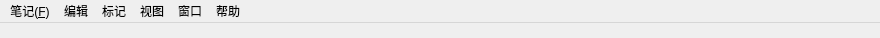
<?xml version="1.0" encoding="UTF-8"?>
<ui version="4.0">
 <class>MenuBar</class>
 <widget class="QMainWindow" name="MenuBar">
  <property name="geometry">
   <rect>
    <x>0</x>
    <y>0</y>
    <width>880</width>
    <height>38</height>
   </rect>
  </property>
  <property name="windowTitle">
   <string>MainWindow</string>
  </property>
  <property name="dockNestingEnabled">
   <bool>false</bool>
  </property>
  <widget class="QWidget" name="centralWidget">
   <property name="minimumSize">
    <size>
     <width>0</width>
     <height>0</height>
    </size>
   </property>
  </widget>
  <widget class="QMenuBar" name="menuBar">
   <property name="geometry">
    <rect>
     <x>0</x>
     <y>0</y>
     <width>880</width>
     <height>22</height>
    </rect>
   </property>
   <widget class="QMenu" name="menu_notes">
    <property name="title">
     <string>笔记(&amp;F)</string>
    </property>
    <addaction name="action_newNote"/>
    <addaction name="action_newCategories"/>
    <addaction name="action_newTags"/>
    <addaction name="separator"/>
    <addaction name="action_saveNote"/>
    <addaction name="action_synchNote"/>
    <addaction name="separator"/>
    <addaction name="action_reloadNotes"/>
    <addaction name="action_findWithFolder"/>
    <addaction name="separator"/>
    <addaction name="action_importEvernote"/>
    <addaction name="separator"/>
    <addaction name="action_exportHtmlForPDF"/>
    <addaction name="action_exportMarkdownForPDF"/>
    <addaction name="action_exportHtml"/>
    <addaction name="action_exportMarkdown"/>
    <addaction name="separator"/>
    <addaction name="action_printPageSetting"/>
    <addaction name="action_printEdit"/>
    <addaction name="action_printPreview"/>
    <addaction name="separator"/>
    <addaction name="action_preferences"/>
   </widget>
   <widget class="QMenu" name="menu_edit">
    <property name="title">
     <string>编辑</string>
    </property>
    <widget class="QMenu" name="menu_search">
     <property name="title">
      <string>查找/替换</string>
     </property>
     <addaction name="action_groupSearch"/>
     <addaction name="separator"/>
     <addaction name="action_findText"/>
     <addaction name="action_findNext"/>
     <addaction name="action_findLast"/>
     <addaction name="separator"/>
     <addaction name="action_replaceText"/>
     <addaction name="action_replaceAndNext"/>
     <addaction name="action_replaceAll"/>
    </widget>
    <widget class="QMenu" name="menu_switch">
     <property name="title">
      <string>转换</string>
     </property>
     <addaction name="action_toUppercase"/>
     <addaction name="action_toLowercase"/>
     <addaction name="action_toUppercaseAtFirst"/>
    </widget>
    <addaction name="action_undo"/>
    <addaction name="action_redo"/>
    <addaction name="separator"/>
    <addaction name="action_cut"/>
    <addaction name="action_copy"/>
    <addaction name="action_paste"/>
    <addaction name="action_pasteHtml"/>
    <addaction name="action_selectAll"/>
    <addaction name="action_deleteText"/>
    <addaction name="action_clearText"/>
    <addaction name="separator"/>
    <addaction name="action_deleteNote"/>
    <addaction name="separator"/>
    <addaction name="action_copyLine"/>
    <addaction name="action_deleteLine"/>
    <addaction name="separator"/>
    <addaction name="menu_search"/>
    <addaction name="menu_switch"/>
    <addaction name="action_webSearch"/>
   </widget>
   <widget class="QMenu" name="menu_sign">
    <property name="title">
     <string>标记</string>
    </property>
    <addaction name="action_title1"/>
    <addaction name="action_title2"/>
    <addaction name="action_title3"/>
    <addaction name="action_title4"/>
    <addaction name="action_title5"/>
    <addaction name="separator"/>
    <addaction name="action_strong"/>
    <addaction name="action_incline"/>
    <addaction name="action_strickout"/>
    <addaction name="action_underline"/>
    <addaction name="separator"/>
    <addaction name="action_innerCodeBlock"/>
    <addaction name="action_codeBlock"/>
    <addaction name="action_annotation"/>
    <addaction name="action_moreAnnotation"/>
    <addaction name="separator"/>
    <addaction name="action_link"/>
    <addaction name="action_linkImage"/>
    <addaction name="action_insertImage"/>
    <addaction name="action_accessory"/>
    <addaction name="separator"/>
    <addaction name="action_table"/>
    <addaction name="action_orderedList"/>
    <addaction name="action_unorderedList"/>
    <addaction name="separator"/>
    <addaction name="action_quoteBlock"/>
    <addaction name="action_cuttingLine"/>
    <addaction name="action_nowTime"/>
   </widget>
   <widget class="QMenu" name="menu_view">
    <property name="title">
     <string>视图</string>
    </property>
    <addaction name="action_sidebar"/>
    <addaction name="action_listbar"/>
    <addaction name="action_toolbar"/>
    <addaction name="action_navigationBar"/>
    <addaction name="separator"/>
    <addaction name="action_editMode"/>
    <addaction name="action_previewMode"/>
    <addaction name="action_editPreviewMode"/>
    <addaction name="action_fullScreenEditMode"/>
    <addaction name="separator"/>
    <addaction name="action_nightMode"/>
    <addaction name="separator"/>
    <addaction name="action_plusFontSize"/>
    <addaction name="action_subtractFontSize"/>
    <addaction name="action_resetFontSize"/>
    <addaction name="separator"/>
    <addaction name="action_enterFullScreen"/>
   </widget>
   <widget class="QMenu" name="menu_window">
    <property name="title">
     <string>窗口</string>
    </property>
    <addaction name="action_mixWindow"/>
    <addaction name="action_resizeWindow"/>
    <addaction name="separator"/>
    <addaction name="action_newWindow"/>
    <addaction name="separator"/>
    <addaction name="action_showNextWindow"/>
    <addaction name="action_showLastWindow"/>
    <addaction name="separator"/>
    <addaction name="action_closeWindow"/>
    <addaction name="action_closeAllWindow"/>
    <addaction name="separator"/>
    <addaction name="action_lockWindow"/>
    <addaction name="separator"/>
    <addaction name="action_preposeWindow"/>
    <addaction name="separator"/>
   </widget>
   <widget class="QMenu" name="menu_help">
    <property name="title">
     <string>帮助</string>
    </property>
    <addaction name="action_guide"/>
    <addaction name="action_history"/>
    <addaction name="action_markdownLanguage"/>
    <addaction name="separator"/>
    <addaction name="action_feedback"/>
    <addaction name="action_issue"/>
    <addaction name="action_about"/>
   </widget>
   <addaction name="menu_notes"/>
   <addaction name="menu_edit"/>
   <addaction name="menu_sign"/>
   <addaction name="menu_view"/>
   <addaction name="menu_window"/>
   <addaction name="menu_help"/>
  </widget>
  <action name="action_newNote">
   <property name="text">
    <string>新建笔记</string>
   </property>
   <property name="shortcut">
    <string>Ctrl+N</string>
   </property>
  </action>
  <action name="action_newCategories">
   <property name="text">
    <string>新建笔记本</string>
   </property>
   <property name="shortcut">
    <string>Meta+Ctrl+N</string>
   </property>
  </action>
  <action name="action_newTags">
   <property name="text">
    <string>新建标签</string>
   </property>
   <property name="shortcut">
    <string>Meta+Ctrl+T</string>
   </property>
  </action>
  <action name="action_saveNote">
   <property name="text">
    <string>保存笔记</string>
   </property>
   <property name="shortcut">
    <string>Ctrl+S</string>
   </property>
  </action>
  <action name="action_synchNote">
   <property name="text">
    <string>同步笔记</string>
   </property>
   <property name="shortcut">
    <string>Meta+Ctrl+S</string>
   </property>
  </action>
  <action name="action_undo">
   <property name="text">
    <string>撤销</string>
   </property>
   <property name="shortcut">
    <string>Ctrl+Z</string>
   </property>
  </action>
  <action name="action_redo">
   <property name="text">
    <string>重做</string>
   </property>
   <property name="shortcut">
    <string>Ctrl+Shift+Z</string>
   </property>
  </action>
  <action name="action_cut">
   <property name="text">
    <string>剪切</string>
   </property>
   <property name="shortcut">
    <string>Ctrl+X</string>
   </property>
  </action>
  <action name="action_copy">
   <property name="text">
    <string>复制</string>
   </property>
   <property name="shortcut">
    <string>Ctrl+C</string>
   </property>
  </action>
  <action name="action_paste">
   <property name="text">
    <string>粘贴</string>
   </property>
   <property name="shortcut">
    <string>Ctrl+V</string>
   </property>
  </action>
  <action name="action_selectAll">
   <property name="text">
    <string>全选</string>
   </property>
   <property name="shortcut">
    <string>Ctrl+A</string>
   </property>
  </action>
  <action name="action_groupSearch">
   <property name="text">
    <string>分组中搜索...</string>
   </property>
   <property name="shortcut">
    <string>Ctrl+Shift+F</string>
   </property>
  </action>
  <action name="action_findText">
   <property name="text">
    <string>查找...</string>
   </property>
   <property name="shortcut">
    <string>Ctrl+F</string>
   </property>
  </action>
  <action name="action_toUppercase">
   <property name="text">
    <string>使用大写字母</string>
   </property>
  </action>
  <action name="action_toLowercase">
   <property name="text">
    <string>使用小写字母</string>
   </property>
  </action>
  <action name="action_toUppercaseAtFirst">
   <property name="text">
    <string>开头字母大写</string>
   </property>
  </action>
  <action name="action_deleteNote">
   <property name="text">
    <string>删除笔记</string>
   </property>
  </action>
  <action name="action_guide">
   <property name="text">
    <string>使用指南...</string>
   </property>
  </action>
  <action name="action_markdownLanguage">
   <property name="text">
    <string>markdown 语法...</string>
   </property>
  </action>
  <action name="action_feedback">
   <property name="text">
    <string>意见反馈...</string>
   </property>
  </action>
  <action name="action_history">
   <property name="text">
    <string>更新记录...</string>
   </property>
  </action>
  <action name="action_issue">
   <property name="text">
    <string>GitHub issues...</string>
   </property>
  </action>
  <action name="action_preposeWindow">
   <property name="text">
    <string>前置所有窗口</string>
   </property>
  </action>
  <action name="action_mixWindow">
   <property name="text">
    <string>最小化</string>
   </property>
   <property name="shortcut">
    <string>Ctrl+M</string>
   </property>
  </action>
  <action name="action_resizeWindow">
   <property name="text">
    <string>缩放</string>
   </property>
  </action>
  <action name="action_enterFullScreen">
   <property name="text">
    <string>进入全屏幕</string>
   </property>
   <property name="shortcut">
    <string>Meta+Ctrl+F</string>
   </property>
  </action>
  <action name="action_about">
   <property name="text">
    <string>&amp;关于 Gitnoter</string>
   </property>
  </action>
  <action name="action_preferences">
   <property name="text">
    <string>&amp;设置...</string>
   </property>
  </action>
  <action name="action_findNext">
   <property name="text">
    <string>查找下一个</string>
   </property>
   <property name="shortcut">
    <string>Ctrl+G</string>
   </property>
  </action>
  <action name="action_findLast">
   <property name="text">
    <string>查找上一个</string>
   </property>
   <property name="shortcut">
    <string>Ctrl+Shift+G</string>
   </property>
  </action>
  <action name="action_replaceText">
   <property name="text">
    <string>替换...</string>
   </property>
   <property name="shortcut">
    <string>Ctrl+Alt+F</string>
   </property>
  </action>
  <action name="action_replaceAndNext">
   <property name="text">
    <string>替换并找到下一个</string>
   </property>
   <property name="shortcut">
    <string>Ctrl+Alt+G</string>
   </property>
  </action>
  <action name="action_replaceAll">
   <property name="text">
    <string>替换所有</string>
   </property>
  </action>
  <action name="action_pasteHtml">
   <property name="text">
    <string>粘贴自HTML</string>
   </property>
   <property name="shortcut">
    <string>Ctrl+Alt+V</string>
   </property>
  </action>
  <action name="action_webSearch">
   <property name="text">
    <string>网页搜索</string>
   </property>
  </action>
  <action name="action_copyLine">
   <property name="text">
    <string>复制当前行</string>
   </property>
   <property name="shortcut">
    <string>Ctrl+Y</string>
   </property>
  </action>
  <action name="action_deleteLine">
   <property name="text">
    <string>删除当前行</string>
   </property>
  </action>
  <action name="action_deleteText">
   <property name="text">
    <string>删除</string>
   </property>
   <property name="toolTip">
    <string>删除</string>
   </property>
  </action>
  <action name="action_clearText">
   <property name="text">
    <string>清空</string>
   </property>
  </action>
  <action name="action_title1">
   <property name="text">
    <string>一级标题</string>
   </property>
   <property name="shortcut">
    <string>Meta+1</string>
   </property>
  </action>
  <action name="action_title2">
   <property name="text">
    <string>二级标题</string>
   </property>
   <property name="shortcut">
    <string>Meta+2</string>
   </property>
  </action>
  <action name="action_title3">
   <property name="text">
    <string>三级标题</string>
   </property>
   <property name="shortcut">
    <string>Meta+3</string>
   </property>
  </action>
  <action name="action_title4">
   <property name="text">
    <string>四级标题</string>
   </property>
   <property name="shortcut">
    <string>Meta+4</string>
   </property>
  </action>
  <action name="action_title5">
   <property name="text">
    <string>五级标题</string>
   </property>
   <property name="shortcut">
    <string>Meta+5</string>
   </property>
  </action>
  <action name="action_strong">
   <property name="text">
    <string>加粗</string>
   </property>
   <property name="shortcut">
    <string>Ctrl+B</string>
   </property>
  </action>
  <action name="action_incline">
   <property name="text">
    <string>斜体</string>
   </property>
   <property name="shortcut">
    <string>Ctrl+I</string>
   </property>
  </action>
  <action name="action_strickout">
   <property name="text">
    <string>删除线</string>
   </property>
   <property name="shortcut">
    <string>Ctrl+-</string>
   </property>
  </action>
  <action name="action_underline">
   <property name="text">
    <string>下划线</string>
   </property>
   <property name="shortcut">
    <string>Ctrl+=</string>
   </property>
  </action>
  <action name="action_table">
   <property name="text">
    <string>表格</string>
   </property>
   <property name="shortcut">
    <string>Meta+Shift+T</string>
   </property>
  </action>
  <action name="action_orderedList">
   <property name="text">
    <string>有序列表</string>
   </property>
   <property name="shortcut">
    <string>Meta+Shift+O</string>
   </property>
  </action>
  <action name="action_unorderedList">
   <property name="text">
    <string>无序列表</string>
   </property>
   <property name="shortcut">
    <string>Meta+Shift+U</string>
   </property>
  </action>
  <action name="action_link">
   <property name="text">
    <string>链接</string>
   </property>
   <property name="shortcut">
    <string>Meta+Shift+L</string>
   </property>
  </action>
  <action name="action_linkImage">
   <property name="text">
    <string>链接图片</string>
   </property>
   <property name="shortcut">
    <string>Meta+Shift+I</string>
   </property>
  </action>
  <action name="action_insertImage">
   <property name="text">
    <string>插入图片</string>
   </property>
   <property name="shortcut">
    <string>Alt+Shift+I</string>
   </property>
  </action>
  <action name="action_accessory">
   <property name="text">
    <string>附件</string>
   </property>
   <property name="shortcut">
    <string>Meta+Shift+A</string>
   </property>
  </action>
  <action name="action_quoteBlock">
   <property name="text">
    <string>块引用</string>
   </property>
   <property name="shortcut">
    <string>Meta+Shift+B</string>
   </property>
  </action>
  <action name="action_cuttingLine">
   <property name="text">
    <string>分割线</string>
   </property>
   <property name="shortcut">
    <string>Meta+Shift+C</string>
   </property>
  </action>
  <action name="action_nowTime">
   <property name="text">
    <string>当前时间</string>
   </property>
   <property name="shortcut">
    <string>Meta+Shift+N</string>
   </property>
  </action>
  <action name="action_innerCodeBlock">
   <property name="text">
    <string>行内代码块</string>
   </property>
   <property name="shortcut">
    <string>Ctrl+K</string>
   </property>
  </action>
  <action name="action_codeBlock">
   <property name="text">
    <string>代码块</string>
   </property>
   <property name="shortcut">
    <string>Ctrl+Shift+K</string>
   </property>
  </action>
  <action name="action_annotation">
   <property name="text">
    <string>注释</string>
   </property>
   <property name="shortcut">
    <string>Ctrl+/</string>
   </property>
  </action>
  <action name="action_moreAnnotation">
   <property name="text">
    <string>more注释</string>
   </property>
   <property name="shortcut">
    <string>Ctrl+.</string>
   </property>
  </action>
  <action name="action_newWindow">
   <property name="text">
    <string>新窗口</string>
   </property>
   <property name="shortcut">
    <string>Ctrl+Alt+N</string>
   </property>
  </action>
  <action name="action_closeWindow">
   <property name="text">
    <string>关闭当前窗口</string>
   </property>
   <property name="shortcut">
    <string>Ctrl+W</string>
   </property>
  </action>
  <action name="action_closeAllWindow">
   <property name="text">
    <string>关闭所有窗口</string>
   </property>
   <property name="shortcut">
    <string>Ctrl+Shift+W</string>
   </property>
  </action>
  <action name="action_reloadNotes">
   <property name="text">
    <string>重新载入笔记</string>
   </property>
  </action>
  <action name="action_findWithFolder">
   <property name="text">
    <string>在文件管理器中显示笔记</string>
   </property>
  </action>
  <action name="action_importEvernote">
   <property name="text">
    <string>从印象笔记导入笔记...</string>
   </property>
  </action>
  <action name="action_exportHtmlForPDF">
   <property name="text">
    <string>导出 HTML 为 PDF...</string>
   </property>
  </action>
  <action name="action_exportMarkdownForPDF">
   <property name="text">
    <string>导出 Markdown 为 PDF...</string>
   </property>
  </action>
  <action name="action_exportHtml">
   <property name="text">
    <string>导出 HTML 文本...</string>
   </property>
  </action>
  <action name="action_exportMarkdown">
   <property name="text">
    <string>导出 Markdown 文件...</string>
   </property>
  </action>
  <action name="action_printPageSetting">
   <property name="text">
    <string>页面设置...</string>
   </property>
   <property name="shortcut">
    <string>Ctrl+Shift+P</string>
   </property>
  </action>
  <action name="action_printEdit">
   <property name="text">
    <string>打印编辑内容...</string>
   </property>
   <property name="shortcut">
    <string>Ctrl+Alt+P</string>
   </property>
  </action>
  <action name="action_printPreview">
   <property name="text">
    <string>打印预览内容...</string>
   </property>
   <property name="shortcut">
    <string>Meta+Ctrl+P</string>
   </property>
  </action>
  <action name="action_sidebar">
   <property name="checkable">
    <bool>true</bool>
   </property>
   <property name="text">
    <string>显示侧边栏</string>
   </property>
  </action>
  <action name="action_listbar">
   <property name="checkable">
    <bool>true</bool>
   </property>
   <property name="text">
    <string>显示列表栏</string>
   </property>
  </action>
  <action name="action_toolbar">
   <property name="checkable">
    <bool>true</bool>
   </property>
   <property name="text">
    <string>显示工具栏</string>
   </property>
  </action>
  <action name="action_navigationBar">
   <property name="checkable">
    <bool>true</bool>
   </property>
   <property name="text">
    <string>显示导航栏</string>
   </property>
  </action>
  <action name="action_previewMode">
   <property name="text">
    <string>预览模式</string>
   </property>
   <property name="shortcut">
    <string>Ctrl+P</string>
   </property>
  </action>
  <action name="action_editMode">
   <property name="text">
    <string>编辑模式</string>
   </property>
   <property name="shortcut">
    <string>Ctrl+E</string>
   </property>
  </action>
  <action name="action_editPreviewMode">
   <property name="text">
    <string>编辑|预览模式</string>
   </property>
   <property name="shortcut">
    <string>Ctrl+R</string>
   </property>
  </action>
  <action name="action_fullScreenEditMode">
   <property name="text">
    <string>全屏编辑模式</string>
   </property>
   <property name="shortcut">
    <string>Meta+Ctrl+Shift+F</string>
   </property>
  </action>
  <action name="action_nightMode">
   <property name="checkable">
    <bool>true</bool>
   </property>
   <property name="text">
    <string>开启夜间模式</string>
   </property>
   <property name="shortcut">
    <string>Ctrl+Alt+L</string>
   </property>
  </action>
  <action name="action_plusFontSize">
   <property name="text">
    <string>增加字体大小</string>
   </property>
   <property name="shortcut">
    <string>Ctrl+Alt++</string>
   </property>
  </action>
  <action name="action_subtractFontSize">
   <property name="text">
    <string>减小字体大小</string>
   </property>
   <property name="shortcut">
    <string>Ctrl+Alt+-</string>
   </property>
  </action>
  <action name="action_resetFontSize">
   <property name="text">
    <string>重置字体大小</string>
   </property>
   <property name="shortcut">
    <string>Ctrl+Alt+/</string>
   </property>
  </action>
  <action name="action_lockWindow">
   <property name="text">
    <string>锁定窗口</string>
   </property>
   <property name="shortcut">
    <string>Ctrl+Shift+L</string>
   </property>
  </action>
  <action name="action_newEditWindow">
   <property name="text">
    <string>新编辑窗口</string>
   </property>
   <property name="shortcut">
    <string>Ctrl+Shift+N</string>
   </property>
  </action>
  <action name="action_showLastWindow">
   <property name="text">
    <string>显示上一个窗口</string>
   </property>
   <property name="shortcut">
    <string>Ctrl+Alt+Left</string>
   </property>
  </action>
  <action name="action_showNextWindow">
   <property name="text">
    <string>显示下一个窗口</string>
   </property>
   <property name="shortcut">
    <string>Ctrl+Alt+Right</string>
   </property>
  </action>
 </widget>
 <layoutdefault spacing="6" margin="11"/>
 <resources/>
 <connections/>
</ui>
